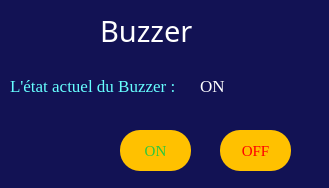
<?xml version="1.0" encoding="UTF-8"?>
<ui version="4.0">
 <class>Form</class>
 <widget class="QWidget" name="Form">
  <property name="geometry">
   <rect>
    <x>0</x>
    <y>0</y>
    <width>329</width>
    <height>188</height>
   </rect>
  </property>
  <property name="windowTitle">
   <string>Buzzer</string>
  </property>
  <property name="styleSheet">
   <string notr="true">QWidget{

background-color: #121254 ;}
</string>
  </property>
  <widget class="QLabel" name="label">
   <property name="geometry">
    <rect>
     <x>100</x>
     <y>0</y>
     <width>121</width>
     <height>61</height>
    </rect>
   </property>
   <property name="styleSheet">
    <string notr="true">QLabel{
   color: #00bfff;
  
   
   
   -webkit-box-shadow: rgba(0,0,0,1) 0 1px 0;
   -moz-box-shadow: rgba(0,0,0,1) 0 1px 0;
   box-shadow: rgba(0,0,0,1) 0 1px 0;
   text-shadow: rgba(0,0,0,.4) 0 1px 0;
   color: #FFFFFF;
   font-size: 29px;
   font-family: Algerian;
   text-decoration: none;
   
}</string>
   </property>
   <property name="text">
    <string>Buzzer</string>
   </property>
  </widget>
  <widget class="QPushButton" name="btn_on_buzzer">
   <property name="geometry">
    <rect>
     <x>120</x>
     <y>130</y>
     <width>71</width>
     <height>41</height>
    </rect>
   </property>
   <property name="cursor">
    <cursorShape>PointingHandCursor</cursorShape>
   </property>
   <property name="styleSheet">
    <string notr="true">QPushButton {
  background: #ffc100 ;
  background-image: -webkit-linear-gradient(top, #4a4f96, #2d95d6);
  background-image: -moz-linear-gradient(top, #4a4f96, #2d95d6);
  background-image: -ms-linear-gradient(top, #4a4f96, #2d95d6);
  background-image: -o-linear-gradient(top, #4a4f96, #2d95d6);
  background-image: linear-gradient(to bottom, #4a4f96, #2d95d6);
  -webkit-border-radius: 20;
  -moz-border-radius: 20;
  border-radius: 20px;
  text-shadow: 10px 1px 3px #666666;
  font-family: Georgia;
  color: #2ac83e;
  font-size: 15px;
  padding: 10px 20px 10px 20px;
  text-decoration: none;
}
QPushButton:hover {
  background: #4f5a64;
  background-image: -webkit-linear-gradient(top, #3cb0fd, #3498db);
  background-image: -moz-linear-gradient(top, #3cb0fd, #3498db);
  background-image: -ms-linear-gradient(top, #3cb0fd, #3498db);
  background-image: -o-linear-gradient(top, #3cb0fd, #3498db);
  background-image: linear-gradient(to bottom, #3cb0fd, #3498db);
  text-decoration: none;
}

</string>
   </property>
   <property name="text">
    <string>ON</string>
   </property>
  </widget>
  <widget class="QPushButton" name="btn_off_buzzer">
   <property name="geometry">
    <rect>
     <x>220</x>
     <y>130</y>
     <width>71</width>
     <height>41</height>
    </rect>
   </property>
   <property name="cursor">
    <cursorShape>PointingHandCursor</cursorShape>
   </property>
   <property name="styleSheet">
    <string notr="true">QPushButton {
  background:  #ffc100 ;
  background-image: -webkit-linear-gradient(top, #4a4f96, #2d95d6);
  background-image: -moz-linear-gradient(top, #4a4f96, #2d95d6);
  background-image: -ms-linear-gradient(top, #4a4f96, #2d95d6);
  background-image: -o-linear-gradient(top, #4a4f96, #2d95d6);
  background-image: linear-gradient(to bottom, #4a4f96, #2d95d6);
  -webkit-border-radius: 20;
  -moz-border-radius: 20;
  border-radius: 20px;
  text-shadow: 10px 1px 3px #666666;
  font-family: Georgia;
  color: #FF0000;
  font-size: 15px;
  padding: 10px 20px 10px 20px;
  text-decoration: none;
}
QPushButton:hover {
  background: #4f5a64;
  background-image: -webkit-linear-gradient(top, #3cb0fd, #3498db);
  background-image: -moz-linear-gradient(top, #3cb0fd, #3498db);
  background-image: -ms-linear-gradient(top, #3cb0fd, #3498db);
  background-image: -o-linear-gradient(top, #3cb0fd, #3498db);
  background-image: linear-gradient(to bottom, #3cb0fd, #3498db);
  text-decoration: none;
}

</string>
   </property>
   <property name="text">
    <string>OFF</string>
   </property>
   <property name="iconSize">
    <size>
     <width>80</width>
     <height>8</height>
    </size>
   </property>
  </widget>
  <widget class="QLabel" name="label_etat_buzzer">
   <property name="geometry">
    <rect>
     <x>200</x>
     <y>70</y>
     <width>71</width>
     <height>31</height>
    </rect>
   </property>
   <property name="font">
    <font>
     <family>Georgia,serif</family>
     <pointsize>-1</pointsize>
     <underline>false</underline>
     <strikeout>false</strikeout>
    </font>
   </property>
   <property name="styleSheet">
    <string notr="true">QLabel{
   color: rgb(255, 255, 255);
  
   
   
   -webkit-box-shadow: rgba(0,0,0,1) 0 1px 0;
   -moz-box-shadow: rgba(0,0,0,1) 0 1px 0;
   box-shadow: rgba(0,0,0,1) 0 1px 0;
   text-shadow: rgba(0,0,0,.4) 0 1px 0;
   color: rgb(255, 255, 255);
   font-size: 17px;
   font-family: Georgia, serif;
   text-decoration: none;
   
}</string>
   </property>
   <property name="text">
    <string>ON</string>
   </property>
  </widget>
  <widget class="QLabel" name="label_2">
   <property name="geometry">
    <rect>
     <x>20</x>
     <y>100</y>
     <width>71</width>
     <height>91</height>
    </rect>
   </property>
   <property name="text">
    <string/>
   </property>
   <property name="pixmap">
    <pixmap resource="photos.qrc">:/newPrefix/alarm64.png</pixmap>
   </property>
  </widget>
  <widget class="QLabel" name="label_3">
   <property name="geometry">
    <rect>
     <x>10</x>
     <y>70</y>
     <width>181</width>
     <height>31</height>
    </rect>
   </property>
   <property name="font">
    <font>
     <family>Georgia,serif</family>
     <pointsize>-1</pointsize>
     <underline>false</underline>
     <strikeout>false</strikeout>
    </font>
   </property>
   <property name="styleSheet">
    <string notr="true">QLabel{
   
  
   
   
   -webkit-box-shadow: rgba(0,0,0,1) 0 1px 0;
   -moz-box-shadow: rgba(0,0,0,1) 0 1px 0;
   box-shadow: rgba(0,0,0,1) 0 1px 0;
   text-shadow: rgba(0,0,0,.4) 0 1px 0;
   color: #66FFFF ;
   font-size: 17px;
   font-family: Georgia, serif;
   text-decoration: none;
   
}</string>
   </property>
   <property name="text">
    <string>L'état actuel du Buzzer :</string>
   </property>
  </widget>
 </widget>
 <resources>
  <include location="photos.qrc"/>
 </resources>
 <connections/>
</ui>
